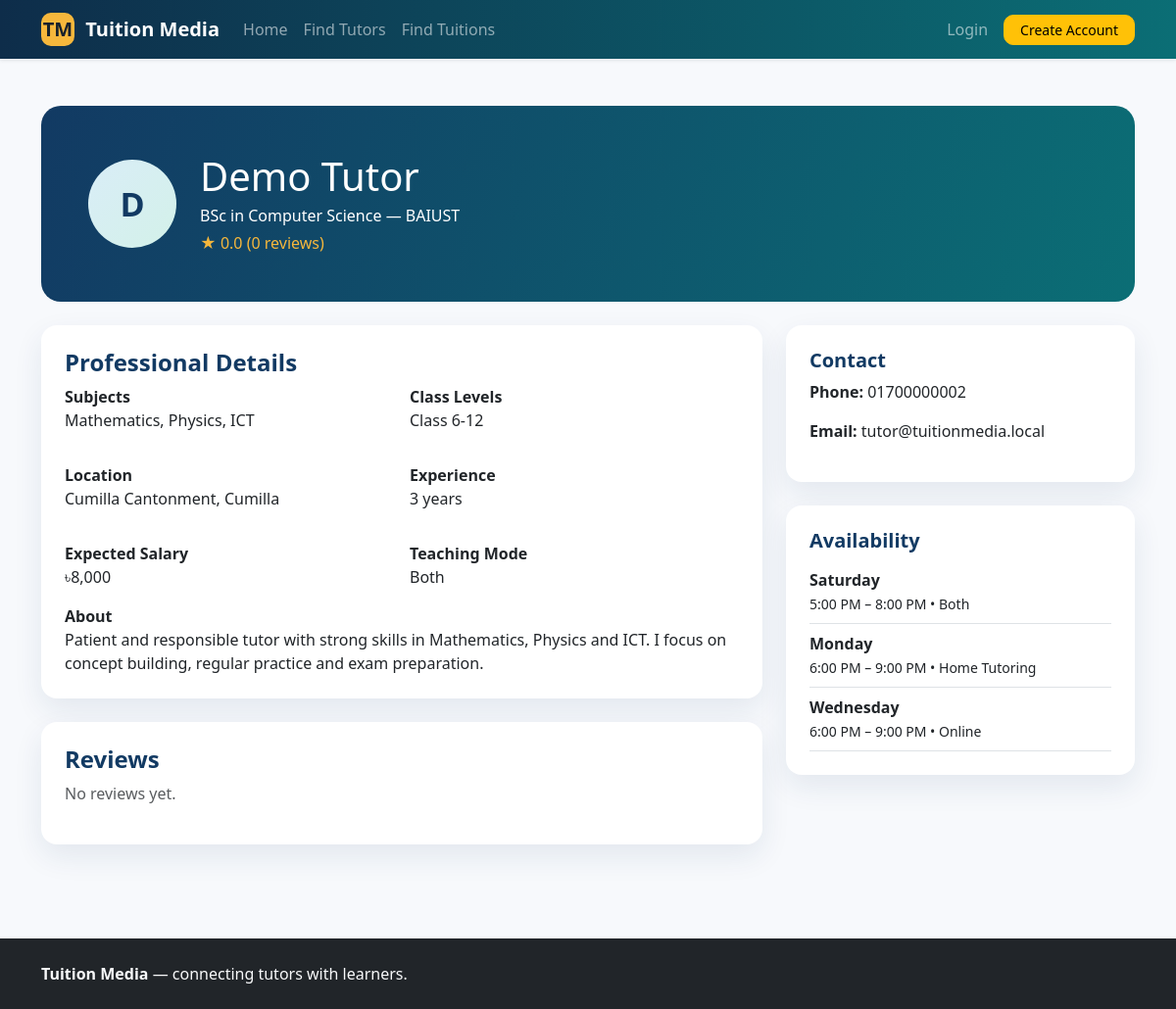
/tutor_view.php?id=1, run on the app's committed database.
### tables this page shows
CREATE TABLE tutor_profiles (
    id INT UNSIGNED AUTO_INCREMENT PRIMARY KEY,
    user_id INT UNSIGNED NOT NULL UNIQUE,
    gender ENUM('Male','Female','Any') DEFAULT 'Any',
    education VARCHAR(160) DEFAULT '',
    university VARCHAR(180) DEFAULT '',
    subjects VARCHAR(255) DEFAULT '',
    classes VARCHAR(255) DEFAULT '',
    location VARCHAR(180) DEFAULT '',
    experience_years INT UNSIGNED DEFAULT 0,
    expected_salary DECIMAL(10,2) DEFAULT 0,
    teaching_mode ENUM('Home Tutoring','Online','Both') DEFAULT 'Home Tutoring',
    bio TEXT,
    approval_status ENUM('pending','approved','rejected') DEFAULT 'pending',
    created_at TIMESTAMP DEFAULT CURRENT_TIMESTAMP,
    updated_at TIMESTAMP DEFAULT CURRENT_TIMESTAMP ON UPDATE CURRENT_TIMESTAMP,
    INDEX idx_tutor_salary(expected_salary),
    CONSTRAINT fk_tutor_user FOREIGN KEY(user_id) REFERENCES users(id) ON DELETE CASCADE
);

CREATE TABLE users (
    id INT UNSIGNED AUTO_INCREMENT PRIMARY KEY,
    name VARCHAR(120) NOT NULL,
    email VARCHAR(160) NOT NULL UNIQUE,
    phone VARCHAR(30) DEFAULT NULL,
    password VARCHAR(255) NOT NULL,
    role ENUM('student','guardian','tutor','admin') NOT NULL,
    status ENUM('active','blocked') NOT NULL DEFAULT 'active',
    created_at TIMESTAMP DEFAULT CURRENT_TIMESTAMP,
    updated_at TIMESTAMP DEFAULT CURRENT_TIMESTAMP ON UPDATE CURRENT_TIMESTAMP
);

CREATE TABLE tutor_availability (
    id INT UNSIGNED AUTO_INCREMENT PRIMARY KEY,
    tutor_id INT UNSIGNED NOT NULL,
    day_of_week ENUM('Saturday','Sunday','Monday','Tuesday','Wednesday','Thursday','Friday') NOT NULL,
    start_time TIME NOT NULL,
    end_time TIME NOT NULL,
    teaching_mode ENUM('Home Tutoring','Online','Both') DEFAULT 'Home Tutoring',
    CONSTRAINT fk_availability_tutor FOREIGN KEY(tutor_id) REFERENCES tutor_profiles(id) ON DELETE CASCADE
);

### includes/functions.php (called while the page is built, shortened)
<?php
function e(?string $value): string {
    return htmlspecialchars($value ?? '', ENT_QUOTES, 'UTF-8');
}
function is_logged_in(): bool {
    return !empty($_SESSION['user']);
}

### tutor_view.php (the view)
<?php
$pageTitle='Tutor Profile';require __DIR__.'/includes/header.php';$id=(int)($_GET['id']??0);$adminView=is_logged_in() && current_user()['role']==='admin';$sql="SELECT tp.*,u.name,u.email,u.phone FROM tutor_profiles tp JOIN users u ON u.id=tp.user_id WHERE tp.id=?".($adminView?'':" AND tp.approval_status='approved' AND u.status='active'");$stmt=$pdo->prepare($sql);$stmt->execute([$id]);$t=$stmt->fetch();if(!$t){http_response_code(404);exit('Tutor not found.');}$stmt=$pdo->prepare('SELECT * FROM tutor_availability WHERE tutor_id=? ORDER BY FIELD(day_of_week,"Saturday","Sunday","Monday","Tuesday","Wednesday","Thursday","Friday"),start_time');$stmt->execute([$id]);$availability=$stmt->fetchAll();$stmt=$pdo->prepare('SELECT r.*,u.name FROM reviews r JOIN users u ON u.id=r.reviewer_id WHERE r.tutor_id=? ORDER BY r.created_at DESC');$stmt->execute([$id]);$reviews=$stmt->fetchAll();$avg=$reviews?array_sum(array_column($reviews,'rating'))/count($reviews):0;
?>
<div class="container py-5"><div class="profile-banner p-5 mb-4"><div class="d-flex align-items-center gap-4 flex-wrap"><div class="avatar-circle" style="width:90px;height:90px;font-size:34px"><?=e(strtoupper(substr($t['name'],0,1)))?></div><div><h1 class="mb-1"><?=e($t['name'])?></h1><p class="mb-1"><?=e($t['education'])?><?= $t['university']?' — '.e($t['university']):''?></p><div class="rating-stars">★ <?=number_format($avg,1)?> (<?=count($reviews)?> reviews)</div></div></div></div><div class="row g-4"><div class="col-lg-8"><div class="card shadow-soft p-4 mb-4"><h3 class="section-title h4">Professional Details</h3><div class="row g-3"><div class="col-md-6"><strong>Subjects</strong><p><?=e($t['subjects'])?></p></div><div class="col-md-6"><strong>Class Levels</strong><p><?=e($t['classes'])?></p></div><div class="col-md-6"><strong>Location</strong><p><?=e($t['location'])?></p></div><div class="col-md-6"><strong>Experience</strong><p><?=e((string)$t['experience_years'])?> years</p></div><div class="col-md-6"><strong>Expected Salary</strong><p>৳<?=number_format((float)$t['expected_salary'])?></p></div><div class="col-md-6"><strong>Teaching Mode</strong><p><?=e($t['teaching_mode'])?></p></div></div><strong>About</strong><p class="mb-0"><?=nl2br(e($t['bio']))?></p></div><div class="card shadow-soft p-4"><h3 class="section-title h4">Reviews</h3><?php if(!$reviews):?><p class="text-muted">No reviews yet.</p><?php endif;foreach($reviews as $r):?><div class="border-bottom py-3"><div class="d-flex justify-content-between"><strong><?=e($r['name'])?></strong><span class="rating-stars"><?=str_repeat('★',(int)$r['rating'])?></span></div><p class="mb-0"><?=e($r['comment'])?></p></div><?php endforeach;?></div></div><div class="col-lg-4"><div class="card shadow-soft p-4 mb-4"><h3 class="section-title h5">Contact</h3><p><strong>Phone:</strong> <?=e($t['phone'])?></p><p><strong>Email:</strong> <?=e($t['email'])?></p></div><div class="card shadow-soft p-4"><h3 class="section-title h5">Availability</h3><?php if(!$availability):?><p class="text-muted">No slots added.</p><?php endif;foreach($availability as $a):?><div class="border-bottom py-2"><strong><?=e($a['day_of_week'])?></strong><br><small><?=date('g:i A',strtotime($a['start_time']))?> – <?=date('g:i A',strtotime($a['end_time']))?> • <?=e($a['teaching_mode'])?></small></div><?php endforeach;?></div></div></div></div>
<?php require __DIR__.'/includes/footer.php';?>

### assets/css/style.css (style rules this page uses)
:root { --tm-primary: #123a63; --tm-secondary: #0b6e75; --tm-accent: #f6b73c; --tm-soft: #f5f8fc; }
body { background: #f7f9fc; color: #1d2a38; }
.section-title { color: var(--tm-primary); font-weight: 800; }
.card { border: 0; border-radius: 16px; }
.shadow-soft { box-shadow: 0 12px 30px rgba(18, 58, 99, 0.09); }
.avatar-circle { display: flex; width: 64px; height: 64px; align-items: center; justify-content: center; border-radius: 50%; background: linear-gradient(135deg, #d9edf7, #d3f1e9); color: var(--tm-primary); font-size: 22px; font-weight: 700; }
.rating-stars { color: var(--tm-accent); }
.profile-banner { border-radius: 20px; background: linear-gradient(110deg, var(--tm-primary), var(--tm-secondary)); color: #ffffff; }

### data on the page
tutor_profiles: user.name "D", user.name "Demo Tutor", education "BSc in Computer Science", university "BAIUST", subjects "Mathematics, Physics, ICT", classes "Class 6-12", location "Cumilla Cantonment, Cumilla", experience_years "3", expected_salary "8,000", teaching_mode "Both", bio "Patient and responsible tutor with strong skills in Mathematics, Physics and ICT. I focus on concept building, regular practice and exam preparation.", user.phone "01700000002", user.email "tutor@tuitionmedia.local"
tutor_availability: day_of_week "Saturday", start_time "5:00 PM", end_time "8:00 PM", teaching_mode "Both"
tutor_availability: day_of_week "Monday", start_time "6:00 PM", end_time "9:00 PM", teaching_mode "Home Tutoring"
tutor_availability: day_of_week "Wednesday", start_time "6:00 PM", end_time "9:00 PM", teaching_mode "Online"

### other printed values
$avg "0.0"
count($reviews) "0"
